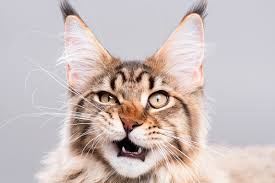
#> input picture source/cat.jpeg, 275 x 183 px; its folder holds only this picture in this run
$ python augmentation.py source 3 5 5 1.0 1.0 source/cat.jpeg 5
#> lines starting #> are read from the running program, lines starting #| are printed output that depends on the picture
#coding: utf-8

# In[11]:

import cv2
import os
import os.path as osp
import random
import argparse

random.seed(42)

# In[6]:

import numpy as np
import matplotlib.pyplot as plt
import time


# In[3]:

def rotateImage(image, angle):
    image_center = tuple(np.array(image.shape[1::-1]) / 2)
    rot_mat = cv2.getRotationMatrix2D(image_center, angle, 1.0)
    result = cv2.warpAffine(image, rot_mat, image.shape[1::-1], flags=cv2.INTER_LINEAR)
    return result


# In[20]:

def rotateImageWithProb(image, angle, prob, x1,y1,x2,y2):
    ang = random.randint(-angle, angle)
    if ang < 0:
        ang = 360 + ang

    nx1 = np.abs(x1 * np.cos(ang) - y1 * np.sin(ang))
    ny1 = np.abs(x1 * np.sin(ang) + y1 * np.cos(ang))

    nx2 = np.abs(x2 * np.cos(ang) - y2 * np.sin(ang))
    ny2 = np.abs(x2 * np.sin(ang) + y2 * np.cos(ang))

    if random.random() > prob:
        return rotateImage(image, ang), np.array([nx1,ny1,nx2,ny2])
    else:
        return image,  np.array([nx1,ny1,nx2,ny2])


# In[50]:

def changeBrightness(image, value, prob):
    if random.random() > prob:
        hsv = cv2.cvtColor(image, cv2.COLOR_RGB2HSV) #convert it to hsv

        inc = random.randint(0,value)

        h, s, v = cv2.split(hsv)
        lim = 255 - inc
        v[v > lim] = 255
        v[v <= lim] += inc
        final_hsv = cv2.merge((h, s, v))

        img = cv2.cvtColor(final_hsv, cv2.COLOR_HSV2RGB)
        return img
    else:
        return image


#img = cv2.cvtColor(cv2.imread('images.jpeg'), cv2.COLOR_BGR2RGB)
#np.save('test.npy', img)


parser = argparse.ArgumentParser(description='Simple augmentator 0.0.1')
parser.add_argument('source', help='Folder with source images to augment', type=str, default='source', action='store')
parser.add_argument('n', help='Number to augmentate', type=int, default=10, action='store')
parser.add_argument('a', help='Angle for rotation', type=int, default=10, action='store')
parser.add_argument('v', help='Value for brightness increase', type=int, default=20,  action='store')
parser.add_argument('pa', help='Image will be rotated with probability > pa',type=float,  default=0.3,  action='store')
parser.add_argument('pv', help='Image will be saturated with probability > pv', type=float, default=0.3, action='store')
parser.add_argument('vis', help='Augmented image will be saved as separated jpeg', type=bool, default=False, action='store')
parser.add_argument('per_second', help='How many ops per second will be performed', type=int, default=3, action='store')

args = parser.parse_args()

print(args)

cnt = 0
t_start = time.time()
for i,im_p in enumerate(os.listdir(args.source)):
    img = cv2.cvtColor(cv2.imread(osp.join(args.source, im_p)), cv2.COLOR_BGR2RGB)
    coords = np.load('coords.npy')
#> (reads coords.npy from the repository)
    print(coords)
    img = img[coords[i*4]:coords[i*4+2], coords[i*4+1]:coords[i*4+3]]
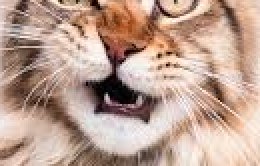
#> img: shape (83, 130, 3) (shown 2 times larger); mean R, G, B 188.1, 159.4, 144.9

    for j in range(int(args.n)):
        print('handling ',j)

        aug,newp = rotateImageWithProb(changeBrightness(img, args.v, args.pv), args.a, args.pa, coords[i*4],coords[i*4+1], coords[i*4+2],coords[i*4+3])
        cnt+= 1
#        print(newp)
        if cnt >= int(args.per_second):
            time.sleep(1-time.time() + t_start)
            cnt = 0
            t_start = time.time()


#        plt.imshow(aug)
#        plt.show()
#        np.save(osp.join(os.getcwd(),'aug_c', 'c_' + str(i) + '_' + str(j) + '.npy'), newp)
        np.save('c' + str(i) + str(j) + '.npy', newp)
        if args.vis:
            cv2.imwrite(osp.join('aug','out' + str(i) + '_' + str(j) + '.jpeg'), cv2.cvtColor(aug, cv2.COLOR_RGB2BGR))
#> this loop made 3 passes
#> (ang in rotateImageWithProb, nx1 in rotateImageWithProb, ny1 in rotateImageWithProb, nx2 in rotateImageWithProb, ny2 in rotateImageWithProb) on passes 1 to 3: (355, 100, 70, 200, 200), (357, 105.3, 61.8, 265.1, 98.62), (3, 108.9, 55.19, 226.2, 169.8)
#> after the loop, cnt = 3; t_start = 1.8e+09
